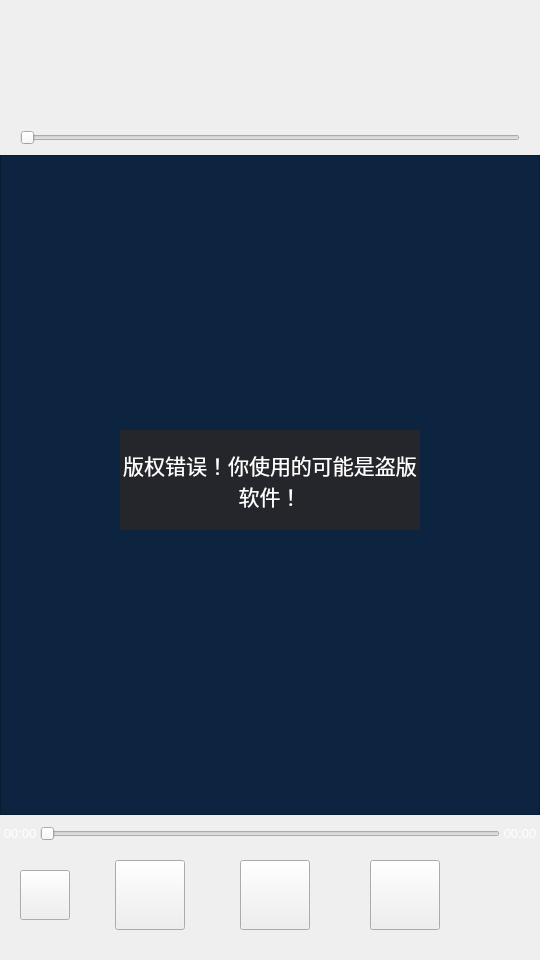
<?xml version="1.0" encoding="UTF-8"?>
<ui version="4.0">
 <class>MainWindow</class>
 <widget class="QMainWindow" name="MainWindow">
  <property name="geometry">
   <rect>
    <x>0</x>
    <y>0</y>
    <width>540</width>
    <height>960</height>
   </rect>
  </property>
  <property name="windowTitle">
   <string>MainWindow</string>
  </property>
  <property name="styleSheet">
   <string notr="true">background-color: &quot;#09182a&quot;;</string>
  </property>
  <widget class="QWidget" name="centralWidget">
   <widget class="QPushButton" name="toSettingImg">
    <property name="geometry">
     <rect>
      <x>469</x>
      <y>867</y>
      <width>56</width>
      <height>56</height>
     </rect>
    </property>
    <property name="styleSheet">
     <string notr="true">background-image: url(:/img/icon_eqsetting.png);
background-color:  &quot;#00000000&quot;;
image: url(:/img/icon_eqsetting.png);</string>
    </property>
    <property name="text">
     <string/>
    </property>
    <property name="icon">
     <iconset resource="../../tcpMusic/TCPMusicPlayerV1/img.qrc">
      <normaloff>:/img/icon_eqsetting.png</normaloff>:/img/icon_eqsetting.png</iconset>
    </property>
    <property name="iconSize">
     <size>
      <width>50</width>
      <height>50</height>
     </size>
    </property>
    <property name="flat">
     <bool>true</bool>
    </property>
   </widget>
   <widget class="QLabel" name="songImg">
    <property name="geometry">
     <rect>
      <x>20</x>
      <y>20</y>
      <width>100</width>
      <height>100</height>
     </rect>
    </property>
    <property name="text">
     <string/>
    </property>
    <property name="scaledContents">
     <bool>true</bool>
    </property>
   </widget>
   <widget class="QLabel" name="songName">
    <property name="geometry">
     <rect>
      <x>140</x>
      <y>20</y>
      <width>390</width>
      <height>35</height>
     </rect>
    </property>
    <property name="styleSheet">
     <string notr="true">color: rgb(255, 255, 255);
font: 23pt &quot;Ubuntu&quot;;</string>
    </property>
    <property name="text">
     <string/>
    </property>
   </widget>
   <widget class="QLabel" name="singerName">
    <property name="geometry">
     <rect>
      <x>140</x>
      <y>55</y>
      <width>311</width>
      <height>35</height>
     </rect>
    </property>
    <property name="styleSheet">
     <string notr="true">color: rgb(255, 255, 255);
font: 20pt &quot;Ubuntu&quot;;</string>
    </property>
    <property name="text">
     <string/>
    </property>
   </widget>
   <widget class="QLabel" name="songDetail">
    <property name="geometry">
     <rect>
      <x>140</x>
      <y>90</y>
      <width>311</width>
      <height>35</height>
     </rect>
    </property>
    <property name="styleSheet">
     <string notr="true">color: rgb(255, 255, 255);
font: 18pt &quot;Ubuntu&quot;;</string>
    </property>
    <property name="text">
     <string/>
    </property>
   </widget>
   <widget class="MyHSlider" name="volumeSlider">
    <property name="geometry">
     <rect>
      <x>20</x>
      <y>120</y>
      <width>500</width>
      <height>36</height>
     </rect>
    </property>
    <property name="styleSheet">
     <string notr="true"/>
    </property>
    <property name="pageStep">
     <number>5</number>
    </property>
    <property name="tracking">
     <bool>false</bool>
    </property>
    <property name="orientation">
     <enum>Qt::Horizontal</enum>
    </property>
   </widget>
   <widget class="QListWidget" name="listWidget">
    <property name="geometry">
     <rect>
      <x>0</x>
      <y>155</y>
      <width>540</width>
      <height>660</height>
     </rect>
    </property>
    <property name="font">
     <font>
      <pointsize>18</pointsize>
     </font>
    </property>
    <property name="focusPolicy">
     <enum>Qt::NoFocus</enum>
    </property>
    <property name="styleSheet">
     <string notr="true">background-color:  #0d2440;
selection-color:  #0d2440;
selection-background-color:  #0d2440;
</string>
    </property>
    <property name="verticalScrollBarPolicy">
     <enum>Qt::ScrollBarAlwaysOff</enum>
    </property>
    <property name="horizontalScrollBarPolicy">
     <enum>Qt::ScrollBarAlwaysOff</enum>
    </property>
    <property name="gridSize">
     <size>
      <width>540</width>
      <height>66</height>
     </size>
    </property>
   </widget>
   <widget class="MyHSlider" name="songProSlider">
    <property name="geometry">
     <rect>
      <x>40</x>
      <y>816</y>
      <width>460</width>
      <height>36</height>
     </rect>
    </property>
    <property name="pageStep">
     <number>5</number>
    </property>
    <property name="orientation">
     <enum>Qt::Horizontal</enum>
    </property>
   </widget>
   <widget class="QLabel" name="position">
    <property name="geometry">
     <rect>
      <x>0</x>
      <y>816</y>
      <width>40</width>
      <height>34</height>
     </rect>
    </property>
    <property name="font">
     <font>
      <pointsize>10</pointsize>
     </font>
    </property>
    <property name="styleSheet">
     <string notr="true">color: rgb(255, 255, 255);</string>
    </property>
    <property name="text">
     <string>00:00</string>
    </property>
    <property name="alignment">
     <set>Qt::AlignCenter</set>
    </property>
   </widget>
   <widget class="QLabel" name="duraction">
    <property name="geometry">
     <rect>
      <x>500</x>
      <y>816</y>
      <width>40</width>
      <height>34</height>
     </rect>
    </property>
    <property name="font">
     <font>
      <pointsize>10</pointsize>
     </font>
    </property>
    <property name="styleSheet">
     <string notr="true">color: rgb(255, 255, 255);</string>
    </property>
    <property name="text">
     <string>00:00</string>
    </property>
    <property name="alignment">
     <set>Qt::AlignCenter</set>
    </property>
   </widget>
   <widget class="QLabel" name="scanning1">
    <property name="geometry">
     <rect>
      <x>190</x>
      <y>460</y>
      <width>160</width>
      <height>50</height>
     </rect>
    </property>
    <property name="font">
     <font>
      <pointsize>15</pointsize>
     </font>
    </property>
    <property name="styleSheet">
     <string notr="true">color: rgb(255, 255, 255);</string>
    </property>
    <property name="text">
     <string>没找到音乐.</string>
    </property>
    <property name="alignment">
     <set>Qt::AlignCenter</set>
    </property>
   </widget>
   <widget class="QPushButton" name="playImg">
    <property name="geometry">
     <rect>
      <x>240</x>
      <y>860</y>
      <width>70</width>
      <height>70</height>
     </rect>
    </property>
    <property name="autoFillBackground">
     <bool>false</bool>
    </property>
    <property name="styleSheet">
     <string notr="true">border-image: url(:/img/icon_play.png);</string>
    </property>
    <property name="text">
     <string/>
    </property>
   </widget>
   <widget class="QPushButton" name="nextSongImg">
    <property name="geometry">
     <rect>
      <x>370</x>
      <y>860</y>
      <width>70</width>
      <height>70</height>
     </rect>
    </property>
    <property name="styleSheet">
     <string notr="true">border-image: url(:/img/icon_next_normal.png);</string>
    </property>
    <property name="text">
     <string/>
    </property>
   </widget>
   <widget class="QPushButton" name="playModeImg">
    <property name="geometry">
     <rect>
      <x>20</x>
      <y>870</y>
      <width>50</width>
      <height>50</height>
     </rect>
    </property>
    <property name="styleSheet">
     <string notr="true">border-image: url(:/img/icon_list.png);</string>
    </property>
    <property name="text">
     <string/>
    </property>
   </widget>
   <widget class="QPushButton" name="lastSongImg">
    <property name="geometry">
     <rect>
      <x>115</x>
      <y>860</y>
      <width>70</width>
      <height>70</height>
     </rect>
    </property>
    <property name="styleSheet">
     <string notr="true">border-image: url(:/img/icon_last_normal.png);</string>
    </property>
    <property name="text">
     <string/>
    </property>
   </widget>
   <widget class="QPushButton" name="switchList">
    <property name="geometry">
     <rect>
      <x>470</x>
      <y>70</y>
      <width>50</width>
      <height>50</height>
     </rect>
    </property>
    <property name="styleSheet">
     <string notr="true">background-image: url(:/img/icon_eqsetting.png);
background-color:  &quot;#00000000&quot;;
image: url(:/img/change.png);</string>
    </property>
    <property name="text">
     <string/>
    </property>
    <property name="icon">
     <iconset resource="../../tcpMusic/TCPMusicPlayerV1/img.qrc">
      <normaloff>:/img/change.png</normaloff>:/img/change.png</iconset>
    </property>
    <property name="iconSize">
     <size>
      <width>50</width>
      <height>50</height>
     </size>
    </property>
    <property name="flat">
     <bool>true</bool>
    </property>
   </widget>
   <widget class="QPushButton" name="pageDown">
    <property name="geometry">
     <rect>
      <x>460</x>
      <y>714</y>
      <width>75</width>
      <height>75</height>
     </rect>
    </property>
    <property name="styleSheet">
     <string notr="true">background-color:  &quot;#00000000&quot;;
</string>
    </property>
    <property name="text">
     <string/>
    </property>
    <property name="icon">
     <iconset resource="../../tcpMusic/TCPMusicPlayerV1/img.qrc">
      <normaloff>:/img/icon_down_normal.png</normaloff>
      <normalon>:/img/icon_down_selected.png</normalon>
      <activeoff>:/img/icon_down_normal.png</activeoff>
      <activeon>:/img/icon_down_selected.png</activeon>
      <selectedoff>:/img/icon_down_normal.png</selectedoff>
      <selectedon>:/img/icon_down_selected.png</selectedon>:/img/icon_down_normal.png</iconset>
    </property>
    <property name="iconSize">
     <size>
      <width>45</width>
      <height>45</height>
     </size>
    </property>
    <property name="flat">
     <bool>true</bool>
    </property>
   </widget>
   <widget class="QPushButton" name="pageUp">
    <property name="geometry">
     <rect>
      <x>460</x>
      <y>184</y>
      <width>75</width>
      <height>75</height>
     </rect>
    </property>
    <property name="styleSheet">
     <string notr="true">background-color:  &quot;#00000000&quot;;
</string>
    </property>
    <property name="text">
     <string/>
    </property>
    <property name="icon">
     <iconset resource="../../tcpMusic/TCPMusicPlayerV1/img.qrc">
      <normaloff>:/img/icon_up_normal.png</normaloff>
      <normalon>:/img/icon_up_selected.png</normalon>
      <activeoff>:/img/icon_up_normal.png</activeoff>
      <activeon>:/img/icon_up_selected.png</activeon>
      <selectedoff>:/img/icon_up_normal.png</selectedoff>
      <selectedon>:/img/icon_up_selected.png</selectedon>:/img/icon_up_normal.png</iconset>
    </property>
    <property name="iconSize">
     <size>
      <width>45</width>
      <height>45</height>
     </size>
    </property>
    <property name="flat">
     <bool>true</bool>
    </property>
   </widget>
   <widget class="QWidget" name="errorDialog" native="true">
    <property name="geometry">
     <rect>
      <x>0</x>
      <y>0</y>
      <width>540</width>
      <height>960</height>
     </rect>
    </property>
    <property name="styleSheet">
     <string notr="true">background-color: &quot;#2effffff&quot;;</string>
    </property>
    <widget class="QLabel" name="errorTips">
     <property name="geometry">
      <rect>
       <x>120</x>
       <y>430</y>
       <width>300</width>
       <height>100</height>
      </rect>
     </property>
     <property name="font">
      <font>
       <pointsize>16</pointsize>
      </font>
     </property>
     <property name="styleSheet">
      <string notr="true">background-color: rgb(37, 38, 43);
color: rgb(255, 255, 255);</string>
     </property>
     <property name="text">
      <string>版权错误！你使用的可能是盗版软件！</string>
     </property>
     <property name="alignment">
      <set>Qt::AlignCenter</set>
     </property>
     <property name="wordWrap">
      <bool>true</bool>
     </property>
     <property name="margin">
      <number>4</number>
     </property>
    </widget>
   </widget>
   <zorder>songDetail</zorder>
   <zorder>songImg</zorder>
   <zorder>songName</zorder>
   <zorder>singerName</zorder>
   <zorder>volumeSlider</zorder>
   <zorder>listWidget</zorder>
   <zorder>songProSlider</zorder>
   <zorder>position</zorder>
   <zorder>duraction</zorder>
   <zorder>scanning1</zorder>
   <zorder>playImg</zorder>
   <zorder>nextSongImg</zorder>
   <zorder>playModeImg</zorder>
   <zorder>lastSongImg</zorder>
   <zorder>toSettingImg</zorder>
   <zorder>switchList</zorder>
   <zorder>pageDown</zorder>
   <zorder>pageUp</zorder>
   <zorder>errorDialog</zorder>
  </widget>
 </widget>
 <layoutdefault spacing="6" margin="11"/>
 <customwidgets>
  <customwidget>
   <class>MyHSlider</class>
   <extends>QSlider</extends>
   <header>myhslider.h</header>
  </customwidget>
 </customwidgets>
 <resources/>
 <connections/>
</ui>
